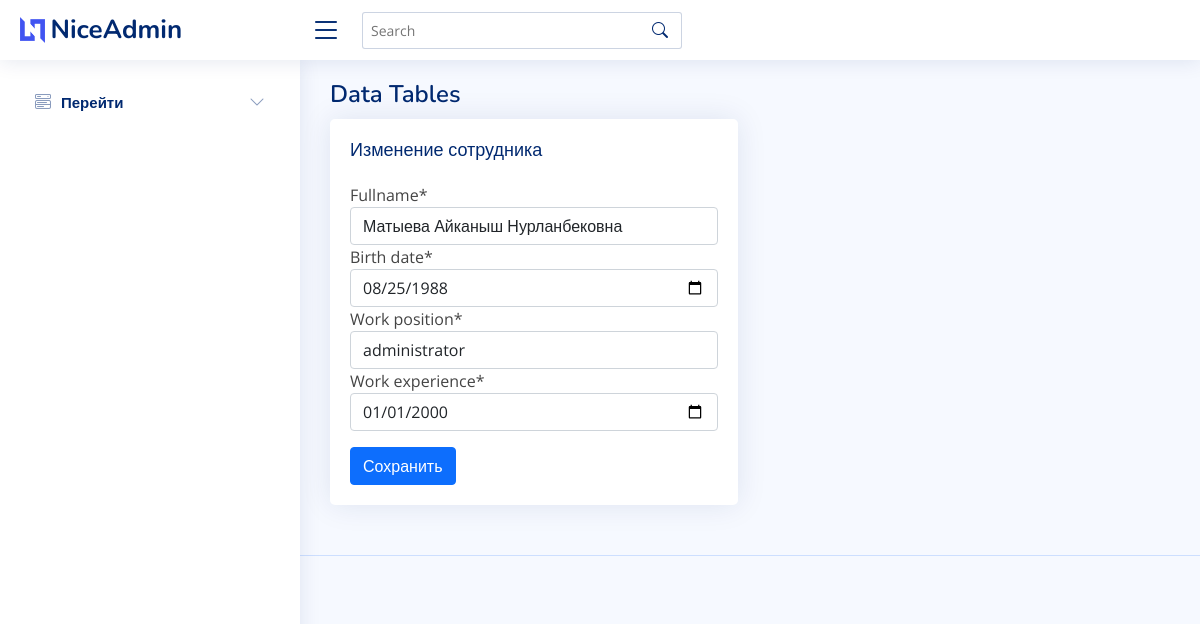
Page /worker/2/update/ (signed in) on the committed database.
### main/models.py (models this page shows, shortened)
class AbstractHuman(models.Model):
    fullname = models.CharField(max_length=30)
    birth_date = models.DateField()
    class Meta:
        abstract = True

class Worker(AbstractHuman):
    work_position = models.CharField(max_length=30)
    work_experience = models.DateField()

### main/views.py (the view)
# urls.py: path('worker/<int:pk>/update/', views.WorkerUpdateView.as_view(), name='worker_update'),
class WorkerUpdateView(LoginRequiredMixin, UserPassesTestMixin, UpdateView):
    model = Worker
    form_class = WorkerForm
    template_name = 'worker_form.html'
    def test_func(self):
        if self.request.user.is_superuser:
            return True
        else:
            return False

### main/forms.py
class WorkerForm(forms.ModelForm):
    class Meta:
        model = Worker
        fields = "__all__"
        widgets = {
            'work_experience': forms.widgets.DateInput(attrs={'type': 'date'}),
            'birth_date': forms.widgets.DateInput(attrs={'type': 'date'}),
        }

### main/templates/worker_form.html (shortened to what this page needs)
{% extends 'base.html' %}
{% load crispy_forms_tags %}
{% block content %}
<section class="section">
  <div class="row">
    <div class="col-lg-6">
      <div class="card">
        <div class="card-body">
          {% if object %}
          <h5 class="card-title">Изменение сотрудника</h5>
          {% else %}
          <h5 class="card-title">Добавление сотрудника</h5>
          {% endif %}
          <form method="post">
            {{ form|crispy }}
            <div class="row mt-3">
              <div class="col-sm-10">
                <button type="submit" class="btn btn-primary">Сохранить</button>
              </div>
            </div>
          </form>
        </div>
      </div>
    </div>
  </div>
</section>
{% endblock content %}

### main/static/css/style.css (style rules this page uses)
:root { scroll-behavior: smooth; }
body { font-family: "Open Sans", sans-serif; background: #f6f9ff; color: #444444; }
h1, h2, h3, h4, h5, h6 { font-family: "Nunito", sans-serif; }
.card { margin-bottom: 30px; border: none; border-radius: 5px; box-shadow: 0px 0 30px rgba(1, 41, 112, 0.1); }
.card-title { padding: 20px 0 15px 0; font-size: 18px; font-weight: 500; color: #012970; font-family: "Poppins", sans-serif; }
.card-body { padding: 0 20px 20px 20px; }

### rows in the picture
Worker: fullname "Матыева Айканыш Нурланбековна", birth_date "08/25/1988", work_position "administrator", work_experience "01/01/2000"
